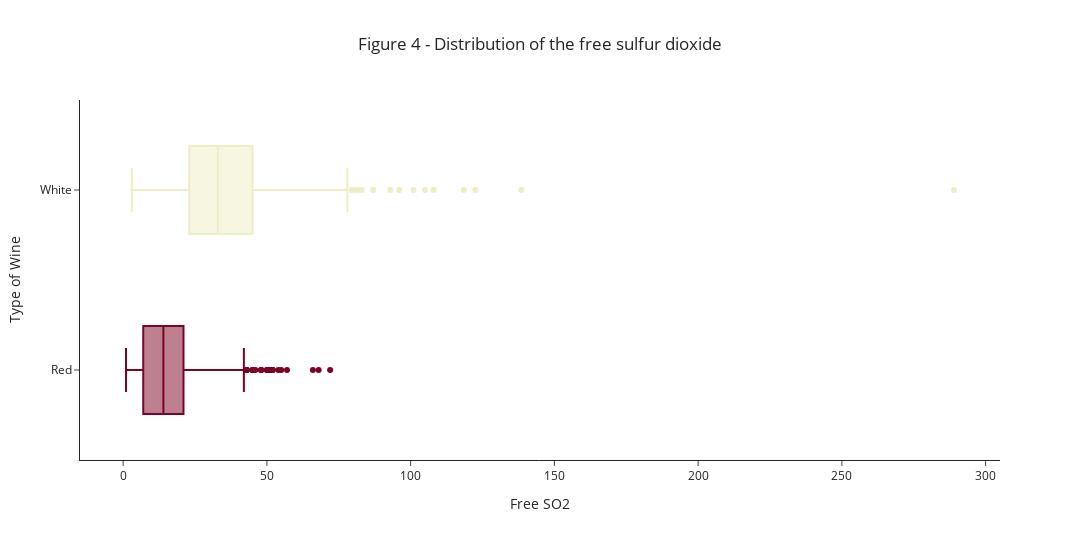

Notebook cell for this chart:
### Code cell
# Graphical representation of free Sulfur dixoide by type of wine


box_plot_S02_free = px.box(wines, x ="free sulfur dioxide", color="type", y = "type", 
                           title="Figure 4 - Distribution of the free sulfur dioxide",
                           labels={"type" : "Type of Wine", "free sulfur dioxide" : "Free SO2"},
                           hover_name="type",
                           color_discrete_map={"Red": "rgb(123,3,35)", "White": "rgb(238, 237, 196)"},  template = "simple_white")

box_plot_S02_free.update_layout(height=540, width = 1080)
box_plot_S02_free.update_layout(title_x=0.5)

box_plot_S02_free.update_layout(showlegend=False) 
box_plot_S02_free.show() 



SO2_free_mean_cv = wines.groupby("type")["free sulfur dioxide"].agg(["mean", "std"])
SO2_free_mean_cv["CV"] = SO2_mean_cv["std"]/SO2_mean_cv["mean"]*100
SO2_free_mean_cv[["CV", "mean", "std"]] = SO2_free_mean_cv[["CV", "mean", "std"]].round(0)
SO2_free_mean_cv
#Similar analysis for the free sulfur dioxide

### Figure 1 — Plotly figure (JSON) as saved in the notebook; plotly's stock layout.template omitted (floating-point values rounded to 4 significant figures; data arrays with more than 128 entries replaced by an {"elided": "..."} marker saying what was removed)
{"data": [{"alignmentgroup": "True", "hovertemplate": "<b>%{hovertext}</b><br><br>Type of Wine=%{y}<br>Free SO2=%{x}<extra></extra>", "hovertext": {"elided": "1250 str values"}, "legendgroup": "White", "marker": {"color": "rgb(238, 237, 196)"}, "name": "White", "notched": false, "offsetgroup": "White", "orientation": "h", "showlegend": true, "type": "box", "x": {"elided": "1250 float values"}, "x0": " ", "xaxis": "x", "y": {"elided": "1250 str values"}, "y0": " ", "yaxis": "y"}, {"alignmentgroup": "True", "hovertemplate": "<b>%{hovertext}</b><br><br>Type of Wine=%{y}<br>Free SO2=%{x}<extra></extra>", "hovertext": {"elided": "1250 str values"}, "legendgroup": "Red", "marker": {"color": "rgb(123,3,35)"}, "name": "Red", "notched": false, "offsetgroup": "Red", "orientation": "h", "showlegend": true, "type": "box", "x": {"elided": "1250 float values"}, "x0": " ", "xaxis": "x", "y": {"elided": "1250 str values"}, "y0": " ", "yaxis": "y"}], "layout": {"boxmode": "overlay", "height": 540, "legend": {"title": {"text": "Type of Wine"}, "tracegroupgap": 0}, "showlegend": false, "title": {"text": "Figure 4 - Distribution of the free sulfur dioxide", "x": 0.5}, "width": 1080, "xaxis": {"anchor": "y", "autorange": true, "domain": [0, 1], "range": [-15, 305], "title": {"text": "Free SO2"}, "type": "linear"}, "yaxis": {"anchor": "x", "autorange": true, "categoryarray": ["Red", "White"], "categoryorder": "array", "domain": [0, 1], "range": [-0.5, 1.5], "title": {"text": "Type of Wine"}, "type": "category"}}}
